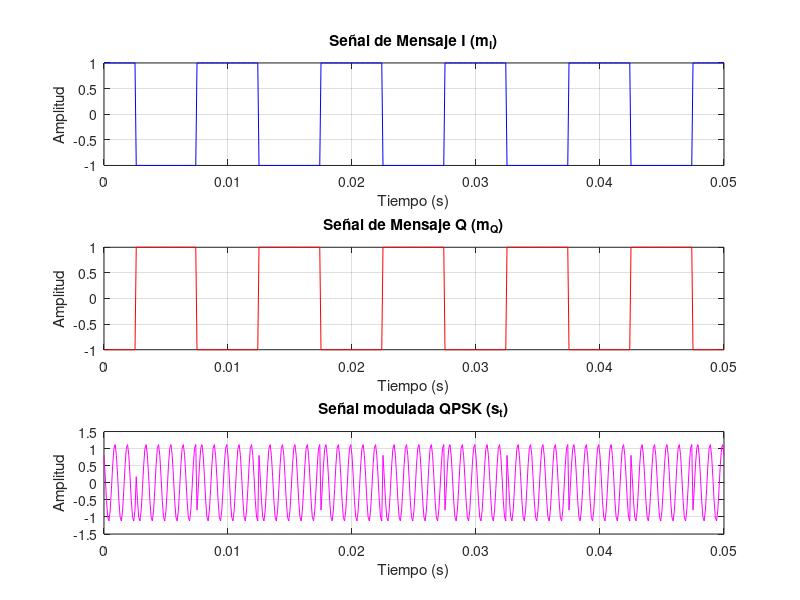
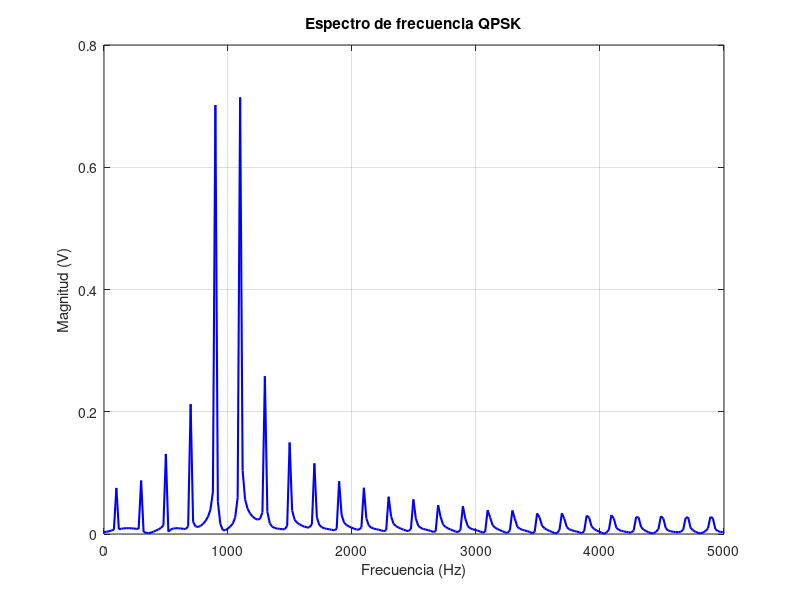

The MATLAB source for these figures, in order:
clear
clc
close all hidden
format short

% Parámetros
fs = 10000; % Frecuencia de muestreo
t = 0:1/fs:0.05; % Vector de tiempo

% Señales de mensaje (I y Q)
Am = 1;
fm = 50;
m_I = Am .* (2 .* round(cos(2*pi*fm*t).^2) - 1);
m_Q = Am .* (2 .* round(sin(2*pi*fm*t).^2) - 1);

% Señales portadoras (I y Q)
fc = 1000;
Ac = 0.8;
c_I = Ac .* cos(2*pi*fc*t);
c_Q = Ac .* sin(2*pi*fc*t);

% Modulación QPSK
s_I = m_I .* c_I;
s_Q = m_Q .* c_Q;
s_t = s_I + s_Q;

% Visualización en el dominio del tiempo
figure('Name', 'Modulación QPSK en el dominio del tiempo')
subplot(3, 1, 1);
plot(t, m_I, 'b');
title('Señal de Mensaje I (m_I)');
xlabel('Tiempo (s)');
ylabel('Amplitud');
grid on;

subplot(3, 1, 2);
plot(t, m_Q, 'r');
title('Señal de Mensaje Q (m_Q)');
xlabel('Tiempo (s)');
ylabel('Amplitud');
grid on;

subplot(3, 1, 3);
plot(t, s_t, 'm');
title('Señal modulada QPSK (s_t)');
xlabel('Tiempo (s)');
ylabel('Amplitud');
grid on;

% Espectro de frecuencia
N = length(s_t);      % Número de muestras
Y = fft(s_t) / N;     % Transformada de Fourier
f = fs * (0:(N/2)) / N;   % Eje de frecuencias

figure('Name', 'Espectro de frecuencia QPSK')
plot(f, 2 * abs(Y(1:N/2+1)), 'b', 'linewidth', 1.5);
title('Espectro de frecuencia QPSK');
xlabel('Frecuencia (Hz)');
ylabel('Magnitud (V)');
grid on;